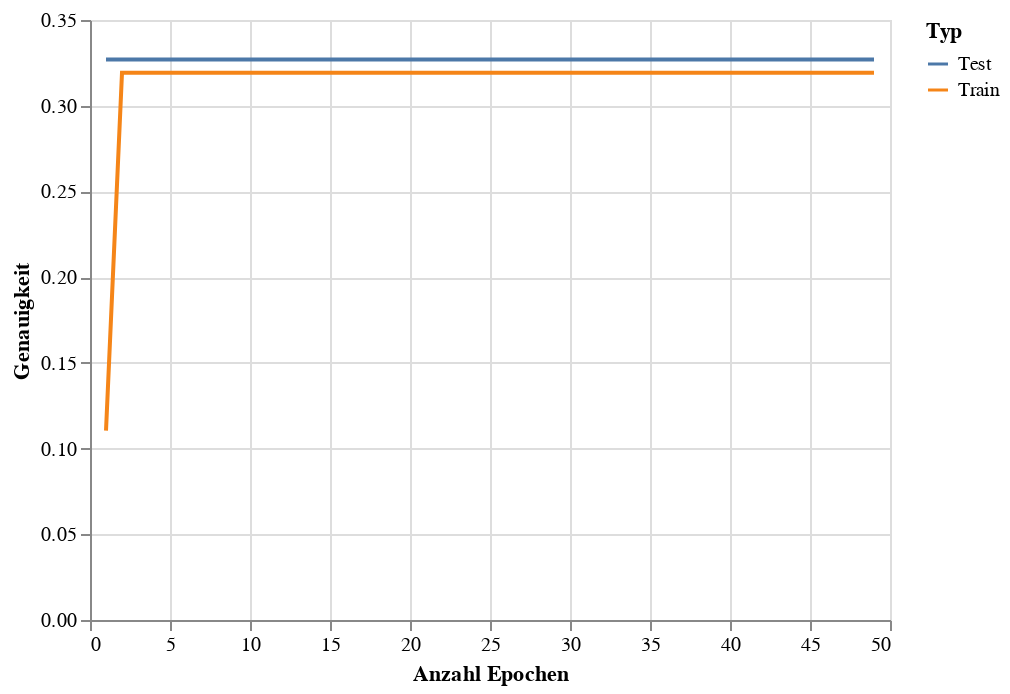

This figure's notebook cell:
### Code cell
train_eval_accuracy_chart = alt.Chart(accuracy_df).mark_line().encode(
    x = alt.X('Epoch',title='Anzahl Epochen'),
    y = alt.Y('Accuracy',title='Genauigkeit'),
    color = alt.Color('Type',title='Typ')
)
train_eval_accuracy_chart

### Figure 1 — Vega-Lite specification as saved in the notebook (floating-point values rounded to 4 significant figures)
{"config": {"view": {"continuousWidth": 400, "continuousHeight": 300}}, "data": {"name": "data-fefc26eebffdad92099dc9d3c1b4a600"}, "mark": "line", "encoding": {"color": {"field": "Type", "title": "Typ", "type": "nominal"}, "x": {"field": "Epoch", "title": "Anzahl Epochen", "type": "quantitative"}, "y": {"field": "Accuracy", "title": "Genauigkeit", "type": "quantitative"}}, "$schema": "https://vega.github.io/schema/vega-lite/v4.17.0.json", "datasets": {"data-fefc26eebffdad92099dc9d3c1b4a600": [{"Epoch": 1, "Accuracy": 0.1104, "Type": "Train"}, {"Epoch": 2, "Accuracy": 0.3192, "Type": "Train"}, {"Epoch": 3, "Accuracy": 0.3192, "Type": "Train"}, {"Epoch": 4, "Accuracy": 0.3192, "Type": "Train"}, {"Epoch": 5, "Accuracy": 0.3192, "Type": "Train"}, {"Epoch": 6, "Accuracy": 0.3192, "Type": "Train"}, {"Epoch": 7, "Accuracy": 0.3192, "Type": "Train"}, {"Epoch": 8, "Accuracy": 0.3192, "Type": "Train"}, {"Epoch": 9, "Accuracy": 0.3192, "Type": "Train"}, {"Epoch": 10, "Accuracy": 0.3192, "Type": "Train"}, {"Epoch": 11, "Accuracy": 0.3192, "Type": "Train"}, {"Epoch": 12, "Accuracy": 0.3192, "Type": "Train"}, {"Epoch": 13, "Accuracy": 0.3192, "Type": "Train"}, {"Epoch": 14, "Accuracy": 0.3192, "Type": "Train"}, {"Epoch": 15, "Accuracy": 0.3192, "Type": "Train"}, {"Epoch": 16, "Accuracy": 0.3192, "Type": "Train"}, {"Epoch": 17, "Accuracy": 0.3192, "Type": "Train"}, {"Epoch": 18, "Accuracy": 0.3192, "Type": "Train"}, {"Epoch": 19, "Accuracy": 0.3192, "Type": "Train"}, {"Epoch": 20, "Accuracy": 0.3192, "Type": "Train"}, {"Epoch": 21, "Accuracy": 0.3192, "Type": "Train"}, {"Epoch": 22, "Accuracy": 0.3192, "Type": "Train"}, {"Epoch": 23, "Accuracy": 0.3192, "Type": "Train"}, {"Epoch": 24, "Accuracy": 0.3192, "Type": "Train"}, {"Epoch": 25, "Accuracy": 0.3192, "Type": "Train"}, {"Epoch": 26, "Accuracy": 0.3192, "Type": "Train"}, {"Epoch": 27, "Accuracy": 0.3192, "Type": "Train"}, {"Epoch": 28, "Accuracy": 0.3192, "Type": "Train"}, {"Epoch": 29, "Accuracy": 0.3192, "Type": "Train"}, {"Epoch": 30, "Accuracy": 0.3192, "Type": "Train"}, {"Epoch": 31, "Accuracy": 0.3192, "Type": "Train"}, {"Epoch": 32, "Accuracy": 0.3192, "Type": "Train"}, {"Epoch": 33, "Accuracy": 0.3192, "Type": "Train"}, {"Epoch": 34, "Accuracy": 0.3192, "Type": "Train"}, {"Epoch": 35, "Accuracy": 0.3192, "Type": "Train"}, {"Epoch": 36, "Accuracy": 0.3192, "Type": "Train"}, {"Epoch": 37, "Accuracy": 0.3192, "Type": "Train"}, {"Epoch": 38, "Accuracy": 0.3192, "Type": "Train"}, {"Epoch": 39, "Accuracy": 0.3192, "Type": "Train"}, {"Epoch": 40, "Accuracy": 0.3192, "Type": "Train"}, {"Epoch": 41, "Accuracy": 0.3192, "Type": "Train"}, {"Epoch": 42, "Accuracy": 0.3192, "Type": "Train"}, {"Epoch": 43, "Accuracy": 0.3192, "Type": "Train"}, {"Epoch": 44, "Accuracy": 0.3192, "Type": "Train"}, {"Epoch": 45, "Accuracy": 0.3192, "Type": "Train"}, {"Epoch": 46, "Accuracy": 0.3192, "Type": "Train"}, {"Epoch": 47, "Accuracy": 0.3192, "Type": "Train"}, {"Epoch": 48, "Accuracy": 0.3192, "Type": "Train"}, {"Epoch": 49, "Accuracy": 0.3192, "Type": "Train"}, {"Epoch": 1, "Accuracy": 0.3269, "Type": "Test"}, {"Epoch": 2, "Accuracy": 0.3269, "Type": "Test"}, {"Epoch": 3, "Accuracy": 0.3269, "Type": "Test"}, {"Epoch": 4, "Accuracy": 0.3269, "Type": "Test"}, {"Epoch": 5, "Accuracy": 0.3269, "Type": "Test"}, {"Epoch": 6, "Accuracy": 0.3269, "Type": "Test"}, {"Epoch": 7, "Accuracy": 0.3269, "Type": "Test"}, {"Epoch": 8, "Accuracy": 0.3269, "Type": "Test"}, {"Epoch": 9, "Accuracy": 0.3269, "Type": "Test"}, {"Epoch": 10, "Accuracy": 0.3269, "Type": "Test"}, {"Epoch": 11, "Accuracy": 0.3269, "Type": "Test"}, {"Epoch": 12, "Accuracy": 0.3269, "Type": "Test"}, {"Epoch": 13, "Accuracy": 0.3269, "Type": "Test"}, {"Epoch": 14, "Accuracy": 0.3269, "Type": "Test"}, {"Epoch": 15, "Accuracy": 0.3269, "Type": "Test"}, {"Epoch": 16, "Accuracy": 0.3269, "Type": "Test"}, {"Epoch": 17, "Accuracy": 0.3269, "Type": "Test"}, {"Epoch": 18, "Accuracy": 0.3269, "Type": "Test"}, {"Epoch": 19, "Accuracy": 0.3269, "Type": "Test"}, {"Epoch": 20, "Accuracy": 0.3269, "Type": "Test"}, {"Epoch": 21, "Accuracy": 0.3269, "Type": "Test"}, {"Epoch": 22, "Accuracy": 0.3269, "Type": "Test"}, {"Epoch": 23, "Accuracy": 0.3269, "Type": "Test"}, {"Epoch": 24, "Accuracy": 0.3269, "Type": "Test"}, {"Epoch": 25, "Accuracy": 0.3269, "Type": "Test"}, {"Epoch": 26, "Accuracy": 0.3269, "Type": "Test"}, {"Epoch": 27, "Accuracy": 0.3269, "Type": "Test"}, {"Epoch": 28, "Accuracy": 0.3269, "Type": "Test"}, {"Epoch": 29, "Accuracy": 0.3269, "Type": "Test"}, {"Epoch": 30, "Accuracy": 0.3269, "Type": "Test"}, {"Epoch": 31, "Accuracy": 0.3269, "Type": "Test"}, {"Epoch": 32, "Accuracy": 0.3269, "Type": "Test"}, {"Epoch": 33, "Accuracy": 0.3269, "Type": "Test"}, {"Epoch": 34, "Accuracy": 0.3269, "Type": "Test"}, {"Epoch": 35, "Accuracy": 0.3269, "Type": "Test"}, {"Epoch": 36, "Accuracy": 0.3269, "Type": "Test"}, {"Epoch": 37, "Accuracy": 0.3269, "Type": "Test"}, {"Epoch": 38, "Accuracy": 0.3269, "Type": "Test"}, {"Epoch": 39, "Accuracy": 0.3269, "Type": "Test"}, {"Epoch": 40, "Accuracy": 0.3269, "Type": "Test"}, {"Epoch": 41, "Accuracy": 0.3269, "Type": "Test"}, {"Epoch": 42, "Accuracy": 0.3269, "Type": "Test"}, {"Epoch": 43, "Accuracy": 0.3269, "Type": "Test"}, {"Epoch": 44, "Accuracy": 0.3269, "Type": "Test"}, {"Epoch": 45, "Accuracy": 0.3269, "Type": "Test"}, {"Epoch": 46, "Accuracy": 0.3269, "Type": "Test"}, {"Epoch": 47, "Accuracy": 0.3269, "Type": "Test"}, {"Epoch": 48, "Accuracy": 0.3269, "Type": "Test"}, {"Epoch": 49, "Accuracy": 0.3269, "Type": "Test"}]}}
